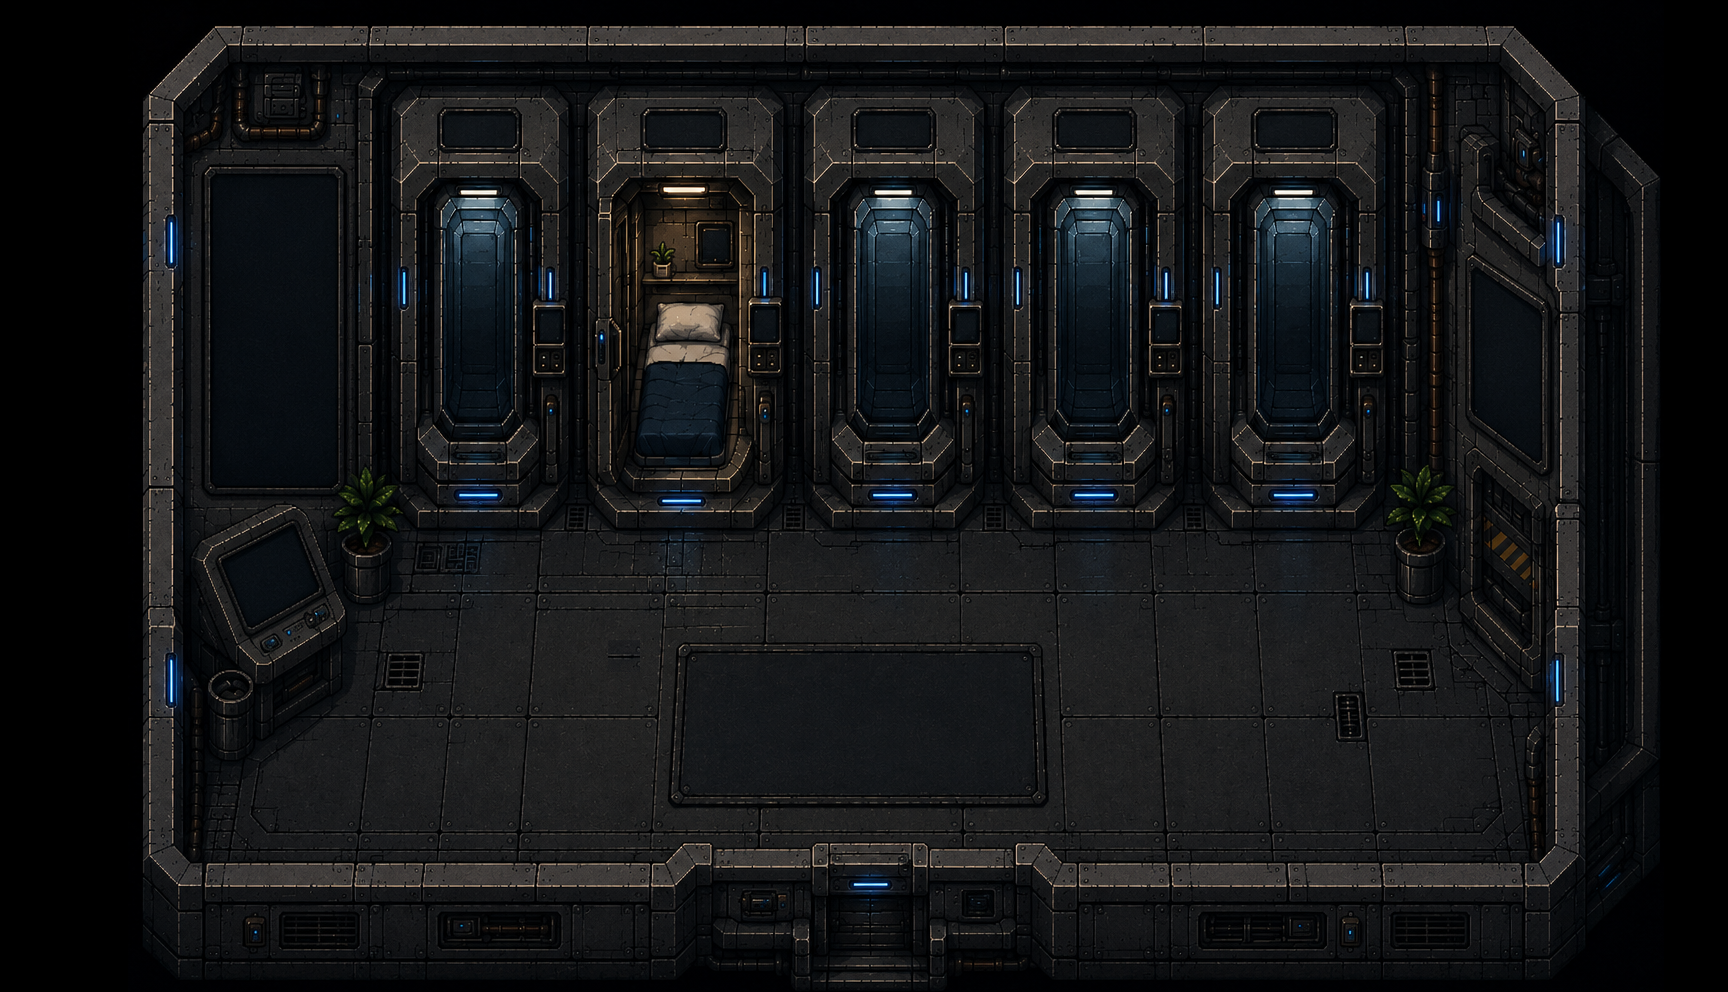

This game map was drawn from its Tiled (.tmx) file and the tilesets committed beside it. A one-line description and the trimmed map source follow:
An orthogonal 54x31 tile map with 32x32 px tiles, 1 tile layer (Слой тайлов 1) and 17 objects (exit3).

<map version="1.10" tiledversion="1.12.2" orientation="orthogonal" renderorder="right-down" width="54" height="31" tilewidth="32" tileheight="32" infinite="0" nextlayerid="5" nextobjectid="19">
 <tileset firstgid="1" name="spawnroom" tilewidth="32" tileheight="32" tilecount="1536" columns="48">
  <image source="spawnroom.png" width="1536" height="1024" />
 </tileset>
 <layer id="1" name="Слой тайлов 1" width="54" height="31">
  <data>[1674 cells, 1488 non-empty, 1487 distinct tile ids]</data>
 </layer>
 <objectgroup id="2" name="collision">
  <object id="1" x="126" y="-2" width="1614" height="524" />
  <object id="2" x="1556" y="521" width="136" height="472" />
  <object id="3" x="1395" y="514" width="84" height="84" />
  <object id="4" x="1473" y="521" width="231" height="111" />
  <object id="5" x="1497" y="630" width="110" height="52" />
  <object id="6" x="1530" y="724" width="118" height="285" />
  <object id="7" x="1060" y="857.333" width="610.667" height="156" />
  <object id="8" x="670.667" y="840" width="385.333" height="141.333" />
  <object id="9" x="121.333" y="858.667" width="964" height="137.333" />
  <object id="10" x="105.333" y="512" width="84" height="378.667" />
  <object id="11" x="180" y="509.333" width="212" height="90.6667" />
  <object id="12" x="176" y="588" width="173.333" height="96" />
  <object id="13" x="172" y="674.667" width="97.3333" height="66.6667" />
  <object id="14" x="268" y="676" width="34.6667" height="33.3333" />
 </objectgroup>
 <objectgroup id="3" name="spawn">
  <object id="15" x="673.333" y="554.667">
   <point />
  </object>
 </objectgroup>
 <objectgroup id="4" name="exit">
  <object id="16" name="exit3" x="812" y="810.667" width="114.667" height="49.3333" />
  <object id="17" x="632" y="1090.67" height="1.33333" />
 </objectgroup>
</map>
